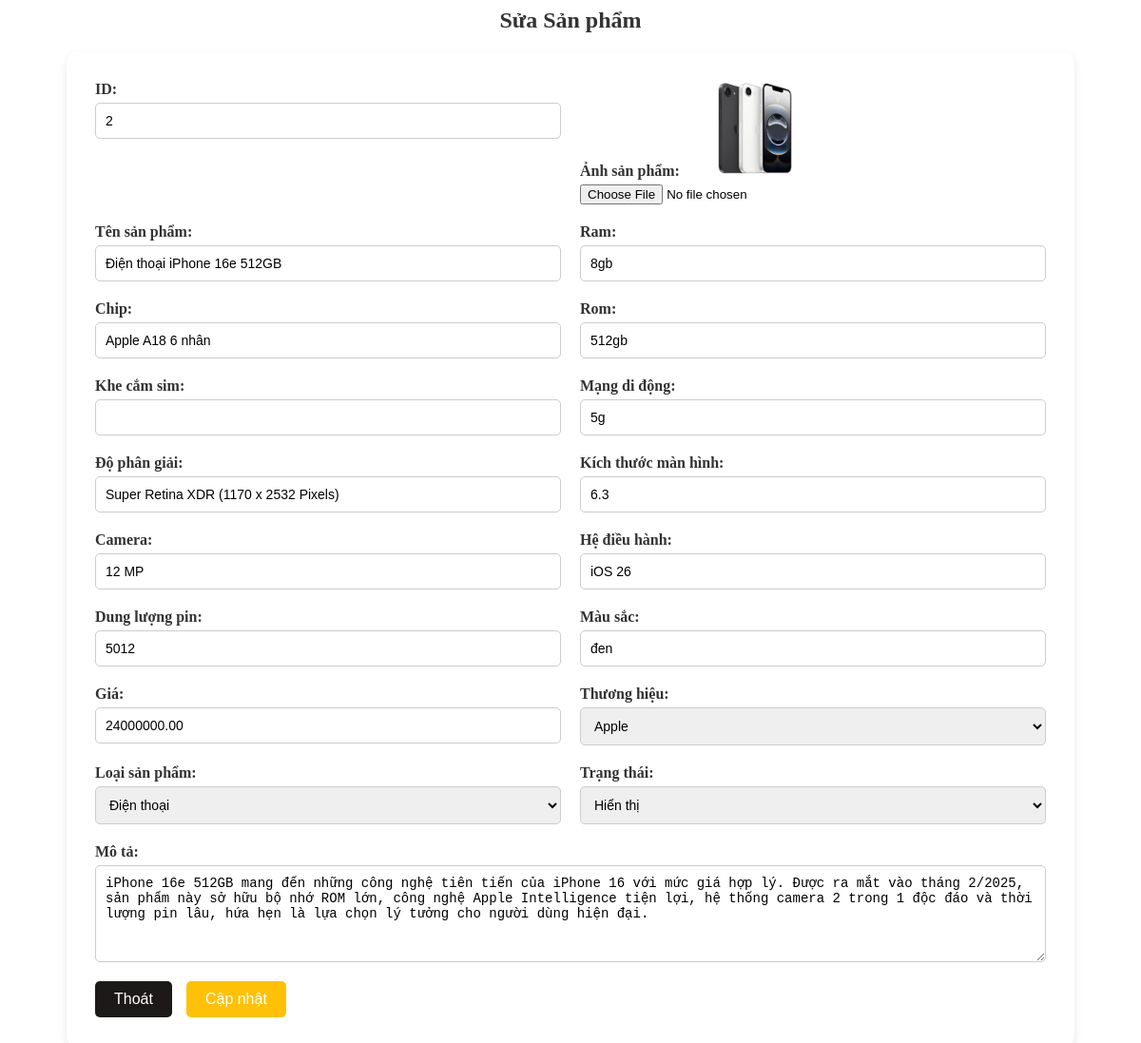
The app's page /Xmobile-master/admins/admincp/products/edit.php?id=2 with its own data.
### tables this page shows
CREATE TABLE `images` (
  `Id` int(11) NOT NULL,
  `Name` varchar(255) NOT NULL,
  `Product_id` int(11) NOT NULL
);

CREATE TABLE `products` (
  `Id` int(11) NOT NULL,
  `Name` varchar(255) NOT NULL,
  `Price` decimal(15,2) NOT NULL,
  `Ram` varchar(50) DEFAULT NULL,
  `Chip` varchar(100) DEFAULT NULL,
  `Rom` varchar(50) DEFAULT NULL,
  `Sim` varchar(100) DEFAULT NULL,
  `Mobile_Network` varchar(100) DEFAULT NULL,
  `Resolution` varchar(100) DEFAULT NULL,
  `Screen_size` varchar(50) DEFAULT NULL,
  `Camera` text DEFAULT NULL,
  `Operating_System` varchar(100) DEFAULT NULL,
  `Battery_Capacity` varchar(50) DEFAULT NULL,
  `Color` varchar(50) DEFAULT NULL,
  `Brand` int(11) NOT NULL,
  `Type` int(11) NOT NULL,
  `Description` text DEFAULT NULL
);

CREATE TABLE `brands` (
  `Id` int(11) NOT NULL,
  `Name` varchar(255) NOT NULL
);

CREATE TABLE `types` (
  `Id` int(11) NOT NULL,
  `Name` varchar(255) NOT NULL
);

### Xmobile-master/admins/admincp/products/edit.php (the view, shortened to what this page needs)
<?php
    $id = $_GET['id'];
    include_once "../../connection/open.php";
    $sql_product = "SELECT products.*, images.Name AS ImageName
    FROM products
    LEFT JOIN images ON products.Id = images.Product_id
    WHERE products.Id = '$id'";
    $products = mysqli_query($connection, $sql_product);
    $sql_brands = "SELECT * FROM brands";
    $brands = mysqli_query($connection, $sql_brands);
    $sql_types = "SELECT * FROM types";
    $types = mysqli_query($connection, $sql_types);
?>
<link rel="stylesheet" href="css/style_create_edit.css">
<h2>Sửa Sản phẩm</h2>
<form method="post" action="products/update.php" enctype="multipart/form-data">
    <div class="form-grid">
    <?php foreach ($products as $product) { ?>
        <div class="form-group">
            <label for="id">ID:</label>
            <input type="text" name="id" id="id" readonly value="<?php echo $product['Id']; ?>">
        </div>
        <div class="form-group">
            <label for="image">Ảnh sản phẩm: <img src="images/<?php echo $product["ImageName"]?> " style="width: 150px;">
            </label><input type="file" name="image" id="image">
        </div>
        <div class="form-group">
            <label for="Name">Tên sản phẩm:</label>
            <input type="text" name="Name" id="Name" value="<?php echo $product['Name']; ?>">
        </div>
        <div class="form-group">
            <label for="Ram">Ram:</label>
            <input type="text" name="Ram" id="Ram" value="<?php echo $product['Ram']; ?>">
        </div>
        <div class="form-group">
            <label for="Chip">Chip:</label>
            <input type="text" name="Chip" id="Chip" value="<?php echo $product['Chip']; ?>">
        </div>
        <div class="form-group">
            <label for="Rom">Rom:</label>
            <input type="text" name="Rom" id="Rom" value="<?php echo $product['Rom']; ?>">
        </div>
        <div class="form-group">
            <label for="Sim">Khe cắm sim:</label>
            <input type="text" name="Sim" id="Sim" value="<?php echo $product['Sim']; ?>">
        </div>
        <div class="form-group">
            <label for="Mobile_Network">Mạng di động:</label>
            <input type="text" name="Mobile_Network" id="Mobile_Network" value="<?php echo $product['Mobile_Network']; ?>">
        </div>
        <div class="form-group">
            <label for="Resolution">Độ phân giải:</label>
            <input type="text" name="Resolution" id="Resolution" value="<?php echo $product['Resolution']; ?>">
        </div>
        <div class="form-group">
            <label for="Screen_size">Kích thước màn hình:</label>
            <input type="text" name="Screen_size" id="Screen_size" value="<?php echo $product['Screen_size']; ?>">
        </div>
        <div class="form-group">
            <label for="Camera">Camera:</label>
            <input type="text" name="Camera" id="Camera" value="<?php echo $product['Camera']; ?>">
        </div>
        <div class="form-group">
            <label for="Operating_System">Hệ điều hành:</label>
            <input type="text" name="Operating_System" id="Operating_System" value="<?php echo $product['Operating_System']; ?>">
        </div>
        <div class="form-group">
            <label for="Battery_Capacity">Dung lượng pin:</label>
            <input type="text" name="Battery_Capacity" id="Battery_Capacity" value="<?php echo $product['Battery_Capacity']; ?>">
        </div>
        <div class="form-group">
            <label for="Color">Màu sắc:</label>
            <input type="text" name="Color" id="Color" value="<?php echo $product['Color']; ?>">
        </div>
        <div class="form-group">
            <label for="Price">Giá:</label>
            <input type="text" name="Price" id="Price" value="<?php echo $product['Price']; ?>">
        </div>
        <div class="form-group">
            <label for="Brand">Thương hiệu:</label>
            <select id="Brand" name="Brand">
                <?php foreach ($brands as $brand) { ?>
                    <option value="<?php echo $brand['Id']; ?>"
                        <?php if ($brand['Id'] == $product['Brand']) echo 'selected="selected"'; ?>>
                        <?php echo $brand['Name']; ?>
                    </option>
                <?php } ?>
            </select>
        </div>
        <div class="form-group">
            <label for="Type">Loại sản phẩm:</label>
            <select id="Type" name="Type">
                <?php foreach ($types as $type) { ?>
                    <option value="<?php echo $type['Id']; ?>"
                        <?php if ($type['Id'] == $product['Type']) echo 'selected="selected"'; ?>>
                        <?php echo $type['Name']; ?>
                    </option>
                <?php } ?>
            </select>
        </div>
<div class="form-group">
    <label for="Status">Trạng thái:</label>
    <select id="Status" name="Status">
        <option value="1" <?php if (isset($product['Status']) && $product['Status'] == 1) echo 'selected'; ?>>
          Hiển thị
        </option>
    </select>
</div>
        <div class="form-group" style="grid-column: span 2;">
            <label for="Description">Mô tả:</label>
            <textarea name="Description" id="Description" rows="5" cols="50"><?php echo htmlspecialchars($product['Description']); ?></textarea>
        </div>
    <?php } ?>
    </div>
    <div class="form-buttons" style="margin-top: 20px;">
        <a href="index.php?action=quanlysanpham"><button type="button">Thoát</button></a>
        <button type="submit">Cập nhật</button>
    </div>
</form>

### Xmobile-master/admins/admincp/css/style_create_edit.css (style rules this page uses)
h2 { text-align: center; color: #333; }
form { max-width: 1000px; margin: auto; background-color: #fff; padding: 30px; border-radius: 10px; box-shadow: 0 4px 8px rgba(0,0,0,0.1); }
.form-grid { display: grid; grid-template-columns: repeat(2, 1fr); gap: 20px 20px; }
.form-group { display: flex; flex-direction: column; }
label { margin-bottom: 5px; font-weight: bold; color: #333; }
input[type="text"], input[type="password"], select, textarea { padding: 10px; font-size: 14px; border: 1px solid #ccc; border-radius: 5px; width: 100%; box-sizing: border-box; }
#Description { resize: vertical; min-height: 100px; grid-column: span 2; }
.form-buttons { display: flex; gap: 15px; }
button { background-color: #ffc107; color: white; padding: 10px 20px; border: none; font-size: 16px; border-radius: 5px; cursor: pointer; }
a button { background-color: #1d1919; }

### records on screen
images: id "2", Name (picture), Name "Điện thoại iPhone 16e 512GB", Ram "8gb", Chip "Apple A18 6 nhân", Rom "512gb", Mobile_Network "5g", Resolution "Super Retina XDR (1170 x 2532 Pixels)", Screen_size "6.3", Camera "12 MP", Operating_System "iOS 26", Battery_Capacity "5012", Color "đen", Price "24000000.00", Brand "Apple", Type "Điện thoại", Description "iPhone 16e 512GB mang đến những công nghệ tiên tiến của iPhone 16 với mức giá hợp lý. Được ra mắt vào tháng 2/2025, sản phẩm này sở hữu bộ nhớ ROM lớn, công nghệ Apple Intelligence tiện lợi, hệ thống camera 2 trong 1 độc đáo và thời lượng pin lâu, hứa hẹn là lựa chọn lý tưởng cho người dùng hiện đại."
